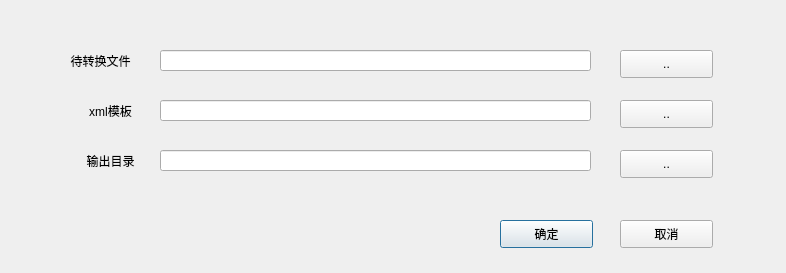
<?xml version="1.0" encoding="UTF-8"?>
<ui version="4.0">
 <class>Dialog</class>
 <widget class="QDialog" name="Dialog">
  <property name="geometry">
   <rect>
    <x>0</x>
    <y>0</y>
    <width>786</width>
    <height>273</height>
   </rect>
  </property>
  <property name="windowTitle">
   <string>Dialog</string>
  </property>
  <widget class="QPushButton" name="button_ok">
   <property name="geometry">
    <rect>
     <x>500</x>
     <y>220</y>
     <width>93</width>
     <height>28</height>
    </rect>
   </property>
   <property name="whatsThis">
    <string>button_ok</string>
   </property>
   <property name="text">
    <string>确定</string>
   </property>
  </widget>
  <widget class="QPushButton" name="button_cancel">
   <property name="geometry">
    <rect>
     <x>620</x>
     <y>220</y>
     <width>93</width>
     <height>28</height>
    </rect>
   </property>
   <property name="whatsThis">
    <string>button_ok</string>
   </property>
   <property name="text">
    <string>取消</string>
   </property>
  </widget>
  <widget class="QLabel" name="label_SourceFile">
   <property name="geometry">
    <rect>
     <x>40</x>
     <y>40</y>
     <width>121</width>
     <height>41</height>
    </rect>
   </property>
   <property name="text">
    <string>待转换文件</string>
   </property>
   <property name="textFormat">
    <enum>Qt::AutoText</enum>
   </property>
   <property name="alignment">
    <set>Qt::AlignCenter</set>
   </property>
  </widget>
  <widget class="QLabel" name="label_xmlFIle">
   <property name="geometry">
    <rect>
     <x>50</x>
     <y>90</y>
     <width>121</width>
     <height>41</height>
    </rect>
   </property>
   <property name="text">
    <string>xml模板</string>
   </property>
   <property name="textFormat">
    <enum>Qt::AutoText</enum>
   </property>
   <property name="alignment">
    <set>Qt::AlignCenter</set>
   </property>
  </widget>
  <widget class="QLabel" name="label_OutputFolder">
   <property name="geometry">
    <rect>
     <x>50</x>
     <y>140</y>
     <width>121</width>
     <height>41</height>
    </rect>
   </property>
   <property name="text">
    <string>输出目录</string>
   </property>
   <property name="textFormat">
    <enum>Qt::AutoText</enum>
   </property>
   <property name="alignment">
    <set>Qt::AlignCenter</set>
   </property>
  </widget>
  <widget class="QLineEdit" name="lineEdit_SourceFile">
   <property name="geometry">
    <rect>
     <x>160</x>
     <y>50</y>
     <width>431</width>
     <height>21</height>
    </rect>
   </property>
  </widget>
  <widget class="QLineEdit" name="lineEdit_xmlFIle">
   <property name="geometry">
    <rect>
     <x>160</x>
     <y>100</y>
     <width>431</width>
     <height>21</height>
    </rect>
   </property>
  </widget>
  <widget class="QLineEdit" name="lineEdit_OutputFolder">
   <property name="geometry">
    <rect>
     <x>160</x>
     <y>150</y>
     <width>431</width>
     <height>21</height>
    </rect>
   </property>
  </widget>
  <widget class="QPushButton" name="button_SourceFile">
   <property name="geometry">
    <rect>
     <x>620</x>
     <y>50</y>
     <width>93</width>
     <height>28</height>
    </rect>
   </property>
   <property name="whatsThis">
    <string>button_ok</string>
   </property>
   <property name="text">
    <string>..</string>
   </property>
  </widget>
  <widget class="QPushButton" name="button_xmlFIle">
   <property name="geometry">
    <rect>
     <x>620</x>
     <y>100</y>
     <width>93</width>
     <height>28</height>
    </rect>
   </property>
   <property name="whatsThis">
    <string>button_ok</string>
   </property>
   <property name="text">
    <string>..</string>
   </property>
  </widget>
  <widget class="QPushButton" name="button_OutputFolder">
   <property name="geometry">
    <rect>
     <x>620</x>
     <y>150</y>
     <width>93</width>
     <height>28</height>
    </rect>
   </property>
   <property name="whatsThis">
    <string>button_ok</string>
   </property>
   <property name="text">
    <string>..</string>
   </property>
   <property name="shortcut">
    <string/>
   </property>
  </widget>
 </widget>
 <resources/>
 <connections/>
</ui>
